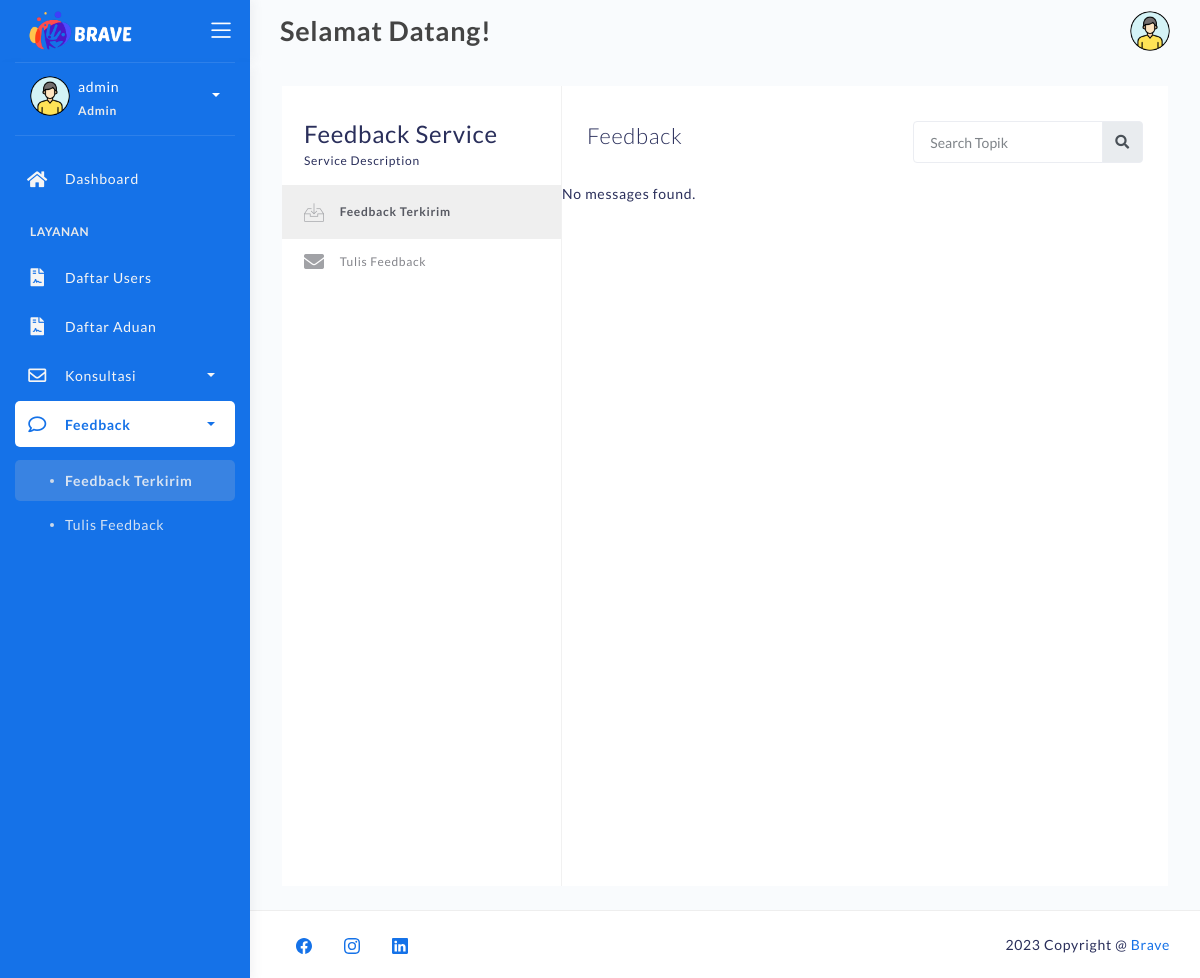
The app's page /feedback-inbox-admin.php (signed in), older data.
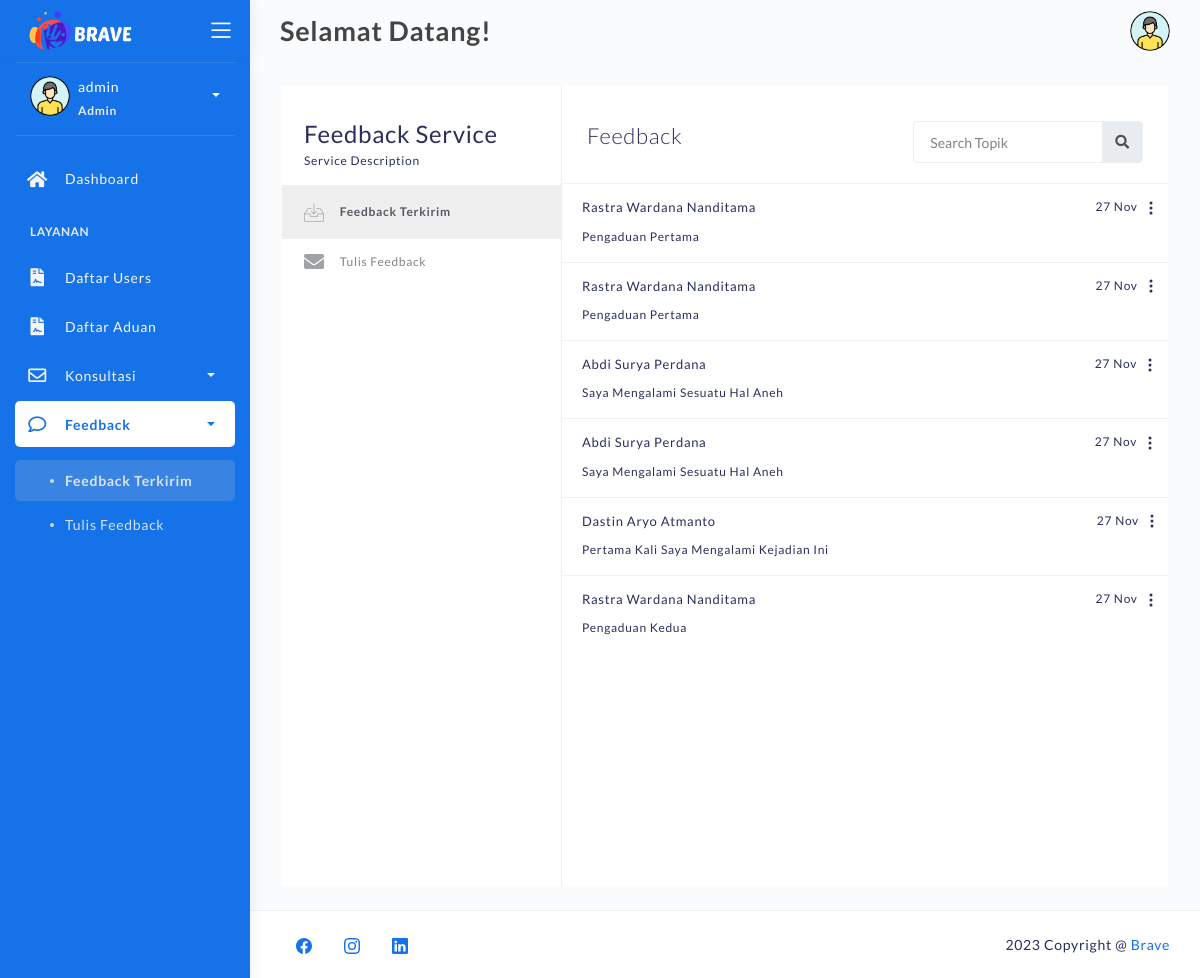
The same page, newer data.
### tables this page shows
CREATE TABLE `feedback` (
  `id_feedback` varchar(50) NOT NULL,
  `id_pengaduan` varchar(50) NOT NULL,
  `nama` varchar(255) NOT NULL,
  `nim` varchar(25) NOT NULL,
  `tgl_feedback` datetime NOT NULL,
  `alasan` text NOT NULL
);

CREATE TABLE `pengaduan` (
  `id_pengaduan` varchar(50) NOT NULL,
  `nim` varchar(25) NOT NULL,
  `nama` varchar(255) NOT NULL,
  `judul` varchar(255) NOT NULL,
  `tgl_kejadian` date NOT NULL,
  `tgl_aduan` datetime NOT NULL DEFAULT current_timestamp(),
  `pesan_aduan` text NOT NULL,
  `pelaku` varchar(255) NOT NULL,
  `bukti` varchar(255) NOT NULL,
  `status` varchar(25) NOT NULL
);

### feedback-inbox-admin.php (the view, shortened to what the changed rows need)
<?php
	require 'backend/connection.php';
?>
<!DOCTYPE html>
<html lang="en">
<head>
	<link rel="stylesheet" href="assets/css/bootstrap.min.css">
	<link rel="stylesheet" href="assets/css/atlantis.css">
	<link rel="stylesheet" href="assets/css/demo.css">
</head>
<body>
	<div class="wrapper fullheight-side">
		<div class="main-panel full-height">
			<div class="container container-full">
				<div class="page-inner">
					<div class="page-with-aside mail-wrapper bg-white">
						<div class="page-content mail-content">
							<div class="inbox-body" style="padding-top:0;">
								<div class="email-list">
									<?php
									$sql_feedback = "SELECT * FROM feedback ORDER BY tgl_feedback DESC";
									$result_feedback = mysqli_query($koneksi, $sql_feedback);
									if (mysqli_num_rows($result_feedback) > 0) {
										while ($row_feedback = mysqli_fetch_assoc($result_feedback)) {
											$id_pengaduan=$row_feedback['id_pengaduan'];
											$sql_pengaduan = "SELECT * FROM pengaduan WHERE id_pengaduan='$id_pengaduan'";
											$result_pengaduan = mysqli_query($koneksi, $sql_pengaduan);
											$row_pengaduan = mysqli_fetch_assoc($result_pengaduan);
											echo '
												<div class="email-list-item">
													<div class="email-list-detail" data-toggle="modal" data-target="#feedback-' . $row_feedback['id_feedback'] . '">
														<span class="date float-right">
															' . date("d M", strtotime($row_feedback['tgl_feedback'] )). '
														</span>
														<span class="from">' .  $row_feedback['nama']. '</span>
														<p class="msg">' . $row_pengaduan['judul'] . '</p>
													</div>
													<div id="navbarDropdown" role="button" data-toggle="dropdown" aria-haspopup="true" aria-expanded="false" style="color:sky blue; margin-left:5px; margin-right:-17px;">
														<svg xmlns="http://www.w3.org/2000/svg" width="16" height="16" fill="currentColor" class="bi bi-three-dots-vertical" viewBox="0 0 16 16">
															<path d="M9.5 13a1.5 1.5 0 1 1-3 0 1.5 1.5 0 0 1 3 0zm0-5a1.5 1.5 0 1 1-3 0 1.5 1.5 0 0 1 3 0zm0-5a1.5 1.5 0 1 1-3 0 1.5 1.5 0 0 1 3 0z"/>
														</svg>
													</div>
														<a class="dropdown-item" data-toggle="modal" data-target="#edit-feedback-' . $row_feedback['id_feedback'] . '">Edit</a>
														<a class="dropdown-item" href="backend/action-delete-feedback.php?id=' . $row_feedback['id_feedback'] . '">Delete</a>
												</div>
												<div class="modal fade" id="feedback-' . $row_feedback['id_feedback'] . '" tabindex="-1" role="dialog" aria-labelledby="exampleModalCenterTitle" aria-hidden="true">
																<h5 class="modal-title" id="exampleModalLongTitle" style="font-size:20px;">' . $row_pengaduan['judul'] . '</h5>
																<p style="margin-bottom:1px;"><strong>Nama :</strong> ' . $row_feedback['nama'] . '</p>
																<p style="margin-bottom:10px;"><strong>Tanggal Feedback:</strong> ' . date("d M Y", strtotime($row_feedback['tgl_feedback'])) . '</p>
																Feedback : ' . $row_feedback['alasan'] . '
												</div>
												<div class="modal fade" id="edit-feedback-' . $row_feedback["id_feedback"] . '" tabindex="-1" role="dialog" aria-labelledby="exampleModalCenterTitle" aria-hidden="true">
																<form id="editFeedbackForm-' . $row_feedback['id_feedback'] . '" action="backend/action-edit-feedback.php" method="post">
																	<input type="text" class="form-control" id="id_feedback" name="id_feedback" value="' . $row_feedback["id_feedback"] . '" required hidden>
																		<input type="text" class="form-control" id="alasan" name="alasan" value="' . $row_feedback["alasan"] . '" required>
																</form>
																<button type="button" class="btn btn-primary" onclick="editFeedback_' . $row_feedback["id_feedback"] . '()">Edit</button>
												</div>
													function editFeedback_' . $row_feedback["id_feedback"] . '() {
														document.getElementById("editFeedbackForm-' . $row_feedback["id_feedback"] . '").submit();
												';
										}
									} else {
										echo "No messages found.";
									}
									?>
								</div>
							</div>
						</div>
					</div>
				</div>
			</div>
		</div>
	</div>
</body>
</html>

Row changes from the older to the newer data that the page shows:
added feedback: tgl_feedback "27 Nov", nama "Rastra Wardana Nanditama", id_pengaduan.judul "Pengaduan Pertama"
added feedback: tgl_feedback "27 Nov", nama "Rastra Wardana Nanditama", id_pengaduan.judul "Pengaduan Pertama"
added feedback: tgl_feedback "27 Nov", nama "Abdi Surya Perdana", id_pengaduan.judul "Saya Mengalami Sesuatu Hal Aneh"
added feedback: tgl_feedback "27 Nov", nama "Abdi Surya Perdana", id_pengaduan.judul "Saya Mengalami Sesuatu Hal Aneh"
added feedback: tgl_feedback "27 Nov", nama "Dastin Aryo Atmanto", id_pengaduan.judul "Pertama Kali Saya Mengalami Kejadian Ini"
added feedback: tgl_feedback "27 Nov", nama "Rastra Wardana Nanditama", id_pengaduan.judul "Pengaduan Kedua"
Text that changed along with them:
text no longer shown: "No messages found."
